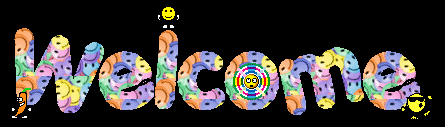
#> input picture houweidong/duanzi/welcome.gif, 445 x 127 px
$ python myopencv.py
#> lines starting #> are read from the running program, lines starting #| are printed output that depends on the picture; after the words box and inside, x2 and y2 are one past the last pixel; in counts of white or black regions, pixels touching at a corner belong together
import cv2

# [5 lines of commented-out code are left out]

import cv2

img = cv2.imread("welcome.gif")
#> img is the input picture: shape (127, 445, 3); mean B, G, R 53.1, 56.5, 60.9
cv2.imwrite("canny.jpg", cv2.Canny(img, 200, 300))
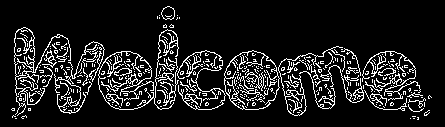
#> saved as canny.jpg: shape (127, 445); 11.6% white in thin lines or dots, all inside (x1, y1, x2, y2) = (11, 6, 432, 120)
cv2.imshow("image", img)
cv2.imshow("canny", cv2.imread("canny.jpg"))
cv2.waitKey()
cv2.destroyAllWindows()
